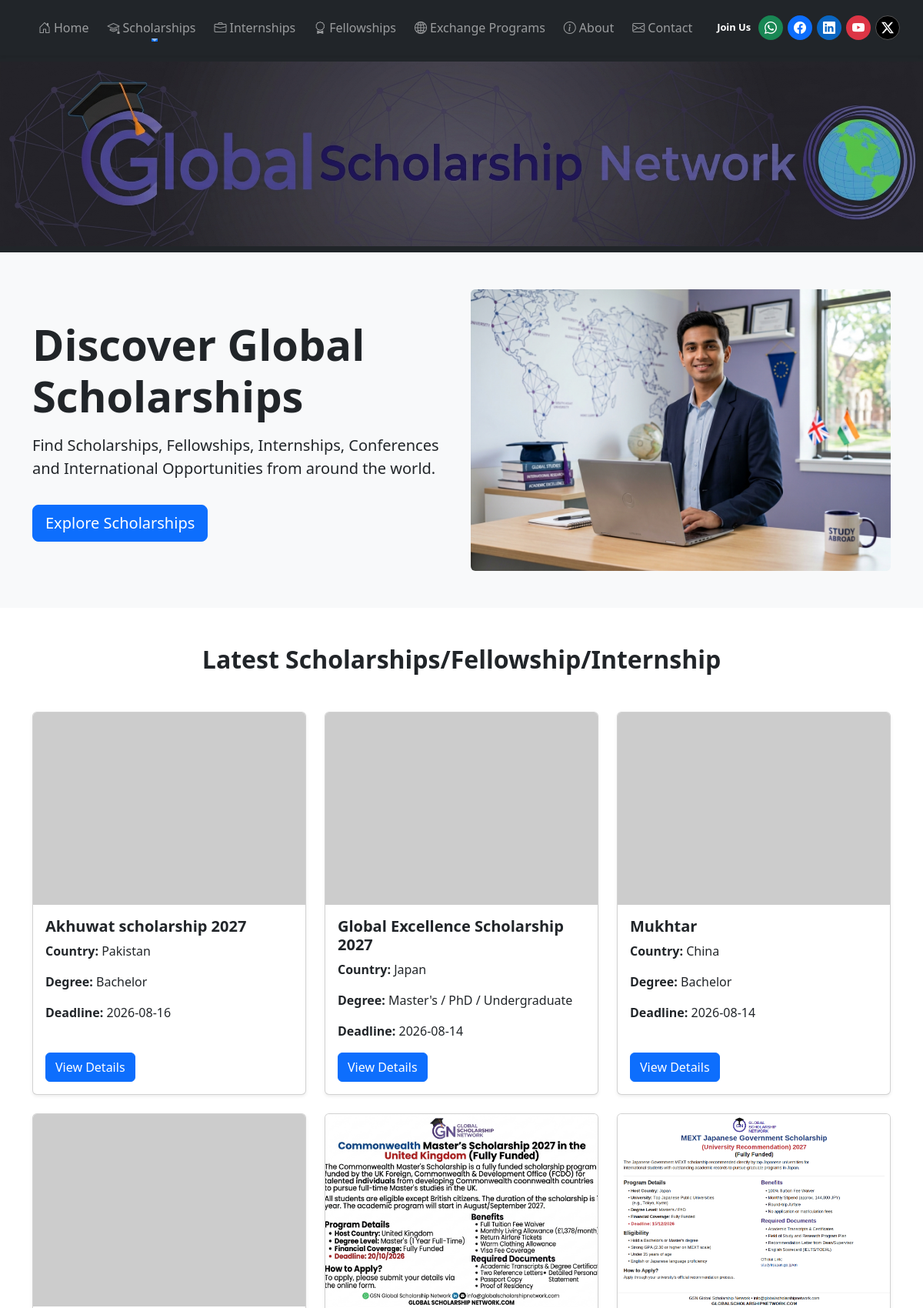
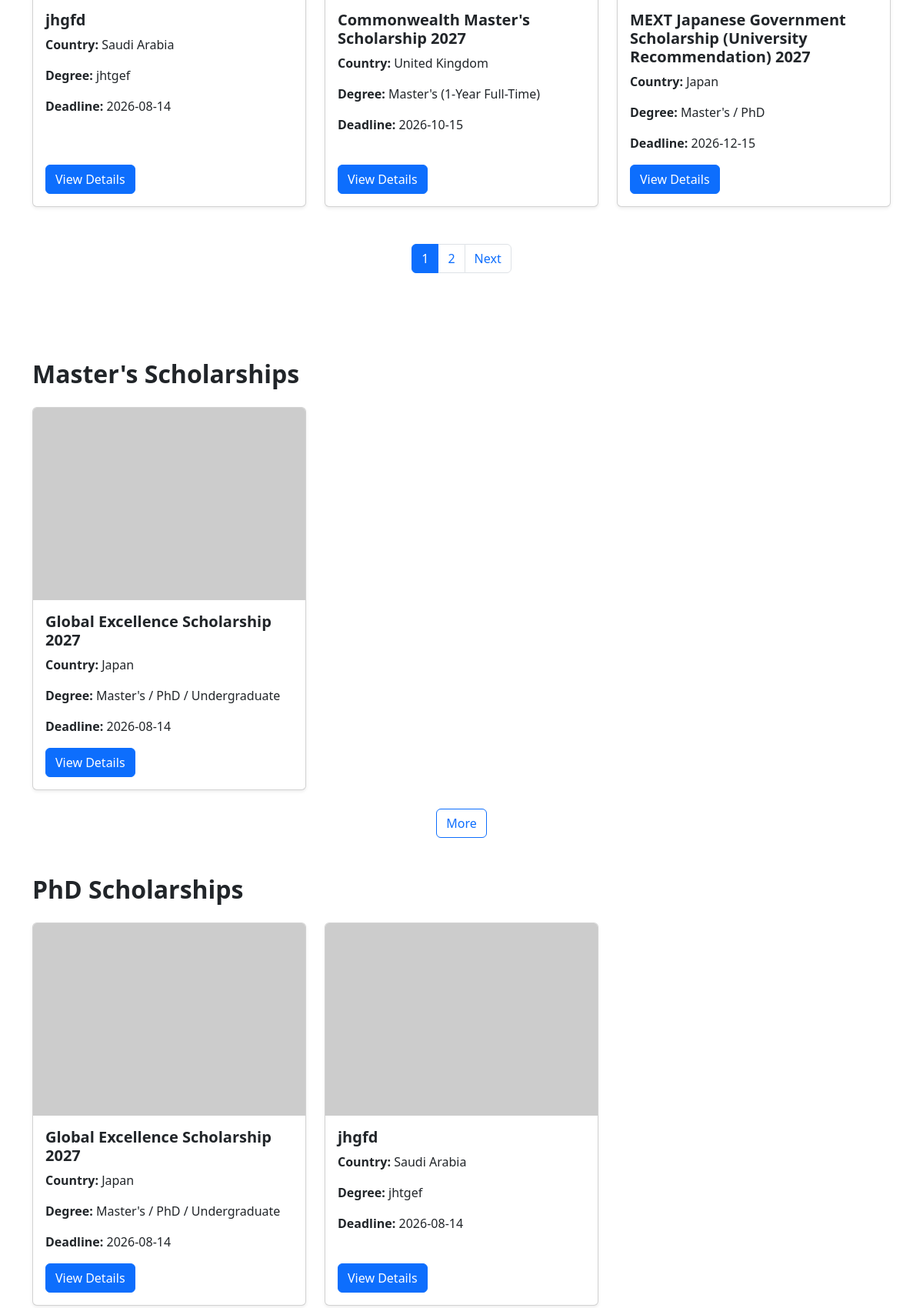
The page / (upper part) on the database its author committed (2 pictures, top to bottom).
### app.py (models this page shows)
class Scholarship(db.Model):
    id = db.Column(db.Integer, primary_key=True)
    title = db.Column(db.String(200), nullable=False)
    country = db.Column(db.String(100), nullable=False)
    university = db.Column(db.String(200))
    degree = db.Column(db.String(100))
    deadline = db.Column(db.Date)
    description = db.Column(db.Text)
    benefits = db.Column(db.Text)
    eligibility = db.Column(db.Text)
    documents = db.Column(db.Text)
    how_to_apply = db.Column(db.Text)
    documents = db.Column(db.Text)
    how_to_apply = db.Column(db.Text)
    opportunity_type = db.Column(db.Text)
    language_requirement = db.Column(db.String(50))
    apply_link = db.Column(db.String(500))
    image = db.Column(db.String(300))
    updated_at = db.Column(db.DateTime, default=datetime.utcnow, onupdate=datetime.utcnow)

### app.py (the view)
@app.route("/")
def home():
    page = request.args.get("page", 1, type=int)
    scholarships = Scholarship.query.order_by(
        Scholarship.updated_at.desc()
    ).paginate(page=page, per_page=6)
    masters_scholarships = Scholarship.query.filter(
        Scholarship.opportunity_type.ilike("%Master's%")
    ).order_by(
        Scholarship.updated_at.desc()
    ).limit(3).all()
    phd_scholarships = Scholarship.query.filter(
        Scholarship.opportunity_type.ilike("%PhD%")
    ).order_by(
        Scholarship.updated_at.desc()
    ).limit(3).all()
    undergraduate_scholarships = Scholarship.query.filter(
        Scholarship.opportunity_type.ilike("%Undergraduate%")
    ).order_by(
        Scholarship.updated_at.desc()
    ).limit(3).all()
    postdoctoral_scholarships = Scholarship.query.filter(
        Scholarship.opportunity_type.ilike("%Postdoctoral%")
    ).order_by(
        Scholarship.updated_at.desc()
    ).limit(3).all()
    internships = Scholarship.query.filter(
        Scholarship.opportunity_type.ilike("%Internship%")
    ).order_by(
        Scholarship.updated_at.desc()
    ).limit(3).all()
    fellowships = Scholarship.query.filter(
        Scholarship.opportunity_type.ilike("%Fellowship%")
    ).order_by(
        Scholarship.updated_at.desc()
    ).limit(3).all()
    exchange_programs = Scholarship.query.filter(
        Scholarship.opportunity_type.ilike("%Exchange Program%")
    ).order_by(
        Scholarship.updated_at.desc()
    ).limit(3).all()
    usa_scholarships = Scholarship.query.filter(
        Scholarship.country.in_(["United States"])
    ).order_by(
        Scholarship.updated_at.desc()
    ).limit(3).all()
    china_scholarships = Scholarship.query.filter(
        Scholarship.country.ilike("China")
    ).order_by(
        Scholarship.updated_at.desc()
    ).limit(3).all()
    japan_scholarships = Scholarship.query.filter(
        Scholarship.country.ilike("Japan")
    ).order_by(
        Scholarship.updated_at.desc()
    ).limit(3).all()
    middle_east_scholarships = Scholarship.query.filter(
        Scholarship.country.in_([
            "Bahrain",
            "Iran",
            "Iraq",
            "Jordan",
            "Kuwait",
            "Lebanon",
            "Oman",
            "Qatar",
            "Saudi Arabia",
            "United Arab Emirates"
        ])
    ).order_by(
        Scholarship.updated_at.desc()
    ).limit(3).all()
    europe_scholarships = Scholarship.query.filter(
        Scholarship.country.in_([
            "Albania",
            "Austria",
            "Belgium",
            "Bulgaria",
            "Croatia",
            "Cyprus",
            "Czech Republic",
            "Denmark",
            "Estonia",
            "Finland",
            "France",
            "Germany",
            "Greece",
            "Hungary",
            "Iceland",
            "Ireland",
            "Italy",
            "Latvia",
            "Lithuania",
            "Luxembourg",
            "Malta",
            "Netherlands",
            "Norway",
            "Poland",
            "Portugal",
            "Romania",
            "Serbia",
            "Slovakia",
            "Slovenia",
            "Spain",
            "Sweden",
            "Switzerland",
            "Türkiye",
            "Ukraine",
            "United Kingdom"
        ])
    ).order_by(
        Scholarship.updated_at.desc()
    ).limit(3).all()
    return render_template(
        "home.html",
        scholarships=scholarships,
        masters_scholarships=masters_scholarships,
        phd_scholarships=phd_scholarships,
        undergraduate_scholarships=undergraduate_scholarships,
        postdoctoral_scholarships=postdoctoral_scholarships,
        internships=internships,
        fellowships=fellowships,
        exchange_programs=exchange_programs,
        usa_scholarships=usa_scholarships,
        china_scholarships=china_scholarships,
        japan_scholarships=japan_scholarships,
        middle_east_scholarships=middle_east_scholarships,
        europe_scholarships=europe_scholarships
    )

### app.py (called while the page is built)
@app.after_request
def add_no_cache_headers(response):
    if request.path.startswith("/admin"):
        response.headers["Cache-Control"] = "no-store, no-cache, must-revalidate, max-age=0"
        response.headers["Pragma"] = "no-cache"
        response.headers["Expires"] = "0"
    return response

### templates/home.html (shortened to what this page needs)
{% extends "base.html" %}  {% block content %}
<section class="py-5 bg-light">
  <div class="container">
    <div class="row align-items-center">
      <div class="col-lg-6 mb-4 mb-lg-0">
        <h1 class="display-4 fw-bold">Discover Global Scholarships</h1>
        <p class="lead mt-3">
          Find Scholarships, Fellowships, Internships, Conferences and
          International Opportunities from around the world.
        </p>
        <a href="/scholarships" class="btn btn-primary btn-lg mt-3">
          Explore Scholarships
        </a>
      </div>
      <div class="col-lg-6 text-center">
        <img
          src="{{ url_for('static', filename='images/hero.png') }}"
          class="img-fluid rounded"
          alt="Hero Image"
        />
      </div>
    </div>
  </div>
</section>
<section class="py-5">
  <div class="container">
    <h2 class="text-center mb-5 fw-bold">Latest Scholarships/Fellowship/Internship</h2>
    <div class="row g-4">
      {% for scholarship in scholarships %}
      <div class="col-md-4">
        <div class="card shadow-sm h-100 d-flex flex-column">
          <img
            src="{{ url_for('static', filename='uploads/' + scholarship.image) if scholarship.image else 'https://placehold.co/400x250?text=Scholarship+Image' }}"
            class="card-img-top object-fit-cover"
            alt="{{ scholarship.title }}"
            style="height: 250px;"
          />
          <div class="card-body d-flex flex-column">
            <h5 class="card-title fw-bold">{{ scholarship.title }}</h5>
            <p><strong>Country:</strong> {{ scholarship.country }}</p>
            <p><strong>Degree:</strong> {{ scholarship.degree }}</p>
            <p><strong>Deadline:</strong> {{ scholarship.deadline }}</p>
            <a
              href="{{ url_for('scholarship_details', id=scholarship.id) }}"
              class="btn btn-primary mt-auto align-self-start"
            >
              View Details
            </a>
          </div>
        </div>
      </div>
      {% endfor %}
    </div>
  </div>
  <nav class="mt-5">
    <ul class="pagination justify-content-center">
       {% for page_num in scholarships.iter_pages() %} {% if page_num
      %}
      <li
        class="page-item {% if page_num == scholarships.page %}active{% endif %}"
      >
        <a class="page-link" href="{{ url_for('home', page=page_num) }}">
          {{ page_num }}
        </a>
      </li>
      {% endif %} {% endfor %} {% if scholarships.has_next %}
      <li class="page-item">
        <a
          class="page-link"
          href="{{ url_for('home', page=scholarships.next_num) }}"
        >
          Next
        </a>
      </li>
      {% endif %}
    </ul>
  </nav>
</section>
<section class="py-5">
    <div class="container">
        <div class="mb-5">
            <h2 class="fw-bold mb-4">Master's Scholarships</h2>
            <div class="row g-4">
                {% for scholarship in masters_scholarships %}
                    <div class="col-md-4">
                        <div class="card shadow-sm h-100 d-flex flex-column">
                            <img
                                src="{{ url_for('static', filename='uploads/' + scholarship.image) if scholarship.image else 'https://placehold.co/400x250?text=Scholarship+Image' }}"
                                class="card-img-top object-fit-cover"
                                alt="{{ scholarship.title }}"
                                style="height: 250px;"
                            >
                            <div class="card-body d-flex flex-column">
                                <h5 class="card-title fw-bold">
                                    {{ scholarship.title }}
                                </h5>
                                <p><strong>Country:</strong> {{ scholarship.country }}</p>
                                <p><strong>Degree:</strong> {{ scholarship.degree }}</p>
                                <p><strong>Deadline:</strong> {{ scholarship.deadline }}</p>
                                <a
                                    href="{{ url_for('scholarship_details', id=scholarship.id) }}"
                                    class="btn btn-primary mt-auto align-self-start"
                                >
                                    View Details
                                </a>
                            </div>
                        </div>
                    </div>
                {% endfor %}
            </div>
            <div class="text-center mt-4">
                <a
                  href='{{ url_for("scholarship_category", category_type="opportunity", category_value="Master's") }}'
                  class="btn btn-outline-primary">
                  More
                </a>
            </div>
        </div>
        <div class="mb-5">
            <h2 class="fw-bold mb-4">PhD Scholarships</h2>
            <div class="row g-4">
                {% for scholarship in phd_scholarships %}
                    <div class="col-md-4">
                        <div class="card shadow-sm h-100 d-flex flex-column">
                            <img
                                src="{{ url_for('static', filename='uploads/' + scholarship.image) if scholarship.image else 'https://placehold.co/400x250?text=Scholarship+Image' }}"
                                class="card-img-top object-fit-cover"
                                alt="{{ scholarship.title }}"
                                style="height: 250px;"
                            >
                            <div class="card-body d-flex flex-column">
                                <h5 class="card-title fw-bold">{{ scholarship.title }}</h5>
                                <p><strong>Country:</strong> {{ scholarship.country }}</p>
                                <p><strong>Degree:</strong> {{ scholarship.degree }}</p>
                                <p><strong>Deadline:</strong> {{ scholarship.deadline }}</p>
                                <a
                                    href="{{ url_for('scholarship_details', id=scholarship.id) }}"
                                    class="btn btn-primary mt-auto align-self-start"
                                >
                                    View Details
                                </a>
                            </div>
                        </div>
                    </div>
                {% endfor %}
            </div>
        </div>
    </div>
</section>
{% endblock %}

### rows shown on the page
Scholarship: title "Akhuwat scholarship 2027", country "Pakistan", degree "Bachelor", deadline "2026-08-16"
Scholarship: title "Global Excellence Scholarship 2027", country "Japan", degree "Master's / PhD / Undergraduate", deadline "2026-08-14"
Scholarship: title "Mukhtar", country "China", degree "Bachelor", deadline "2026-08-14"
Scholarship: title "jhgfd", country "Saudi Arabia", degree "jhtgef", deadline "2026-08-14"
Scholarship: image (picture), title "Commonwealth Master's Scholarship 2027", country "United Kingdom", degree "Master's (1-Year Full-Time)", deadline "2026-10-15"
Scholarship: image (picture), title "MEXT Japanese Government Scholarship (University Recommendation) 2027", country "Japan", degree "Master's / PhD", deadline "2026-12-15"

### other values the page prints
{{ page_num }} "1" "2"
